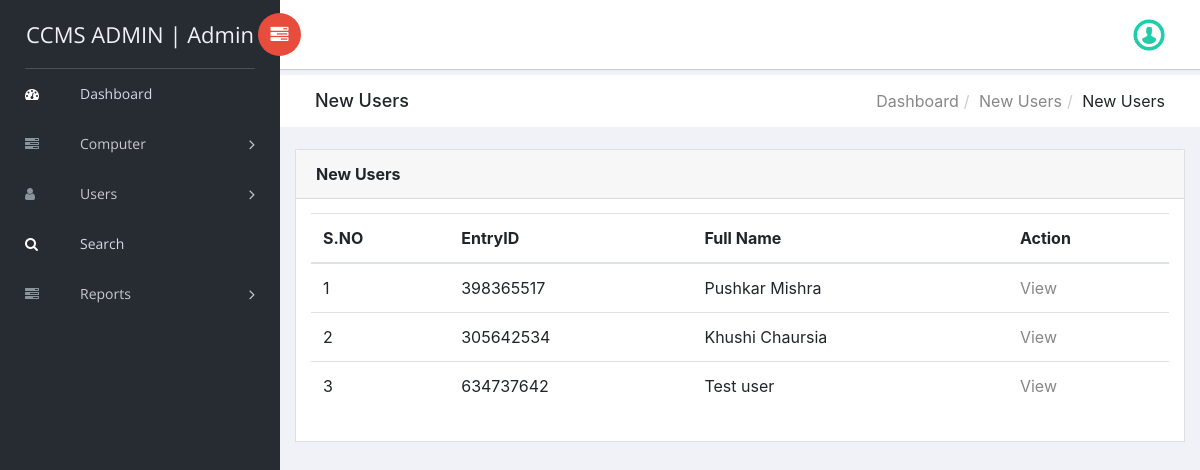
Screenshot of /manage-olduser.php (signed in) with the database file from the repository.
### tables this page shows
CREATE TABLE `tblusers` (
  `ID` int(10) NOT NULL,
  `EntryID` varchar(20) DEFAULT NULL,
  `UserName` varchar(120) DEFAULT NULL,
  `UserAddress` varchar(200) DEFAULT NULL,
  `MobileNumber` bigint(10) DEFAULT NULL,
  `Email` varchar(200) DEFAULT NULL,
  `ComputerName` varchar(120) DEFAULT NULL,
  `IDProof` varchar(120) DEFAULT NULL,
  `InTime` timestamp NULL DEFAULT current_timestamp(),
  `OutTime` timestamp NULL DEFAULT NULL ON UPDATE current_timestamp(),
  `Fees` varchar(120) DEFAULT NULL,
  `Remark` varchar(120) DEFAULT NULL,
  `Status` varchar(20) NOT NULL,
  `UpdationDate` timestamp NULL DEFAULT NULL ON UPDATE current_timestamp()
);

### manage-olduser.php (the view, shortened to what this page needs)
<?php
include('includes/dbconnection.php');
if (strlen($_SESSION['ccmsaid']==0)) {
  header('location:logout.php');
  } else{
  ?>
<!doctype html>
<html class="no-js" lang="en">
<head>
    <link rel="stylesheet" href="vendors/bootstrap/dist/css/bootstrap.min.css">
    <link rel="stylesheet" href="vendors/font-awesome/css/font-awesome.min.css">
    <link rel="stylesheet" href="vendors/themify-icons/css/themify-icons.css">
    <link rel="stylesheet" href="vendors/flag-icon-css/css/flag-icon.min.css">
    <link rel="stylesheet" href="vendors/selectFX/css/cs-skin-elastic.css">
    <link rel="stylesheet" href="assets/css/style.css">
</head>
<body>
    <?php include_once('includes/sidebar.php');?>
    <div id="right-panel" class="right-panel">
        <?php include_once('includes/header.php');?>
        <div class="breadcrumbs">
            <div class="col-sm-4">
                <div class="page-header float-left">
                    <div class="page-title">
                        <h1>New Users</h1>
                    </div>
                </div>
            </div>
            <div class="col-sm-8">
                <div class="page-header float-right">
                    <div class="page-title">
                        <ol class="breadcrumb text-right">
                            <li><a href="dashboard.php">Dashboard</a></li>
                            <li><a href="manage-newusers.php">New Users</a></li>
                            <li class="active">New Users</li>
                        </ol>
                    </div>
                </div>
            </div>
        </div>
        <div class="content mt-3">
            <div class="animated fadeIn">
                <div class="row">
                    <div class="col-lg-12">
                        <div class="card">
                            <div class="card-header">
                                <strong class="card-title">New Users</strong>
                            </div>
                            <div class="card-body">
                                <table class="table">
                                    <thead>
                                        <tr>
                                            <tr>
                  <th>S.NO</th>
                  <th>EntryID</th>
                  <th>Full Name</th>
                 <th>Action</th>
                </tr>
                                        </tr>
                                        </thead>
                                    <?php
$ret=mysqli_query($con,"select *from tblusers where Status='Out'");
$cnt=1;
while ($row=mysqli_fetch_array($ret)) {
?>
                <tr>
                  <td><?php echo $cnt;?></td>
             <td><?php  echo $row['EntryID'];?></td>
                  <td><?php  echo $row['UserName'];?></td>
                  <td ><a href="view-user-detail.php?upid=<?php echo $row['ID'];?>">View</a>
                </tr>
                <?php
$cnt=$cnt+1;
}?>
                                </table>
                            </div>
                        </div>
                    </div>
                </div>
            </div>
        </div>
    </div>
</body>
</html>
<?php }  ?>

### includes/sidebar.php (shortened to what this page needs)
<aside id="left-panel" class="left-panel">
        <nav class="navbar navbar-expand-sm navbar-default">
<?php
$adminid=$_SESSION['ccmsaid'];
$ret=mysqli_query($con,"select AdminName from tbladmin where ID='$adminid'");
$row=mysqli_fetch_array($ret);
$name=$row['AdminName'];
?>
            <div class="navbar-header">
                <a class="navbar-brand" href="dashboard.php">CCMS ADMIN | <?php echo $name; ?></a>
            </div>
            <div id="main-menu" class="main-menu collapse navbar-collapse">
                <ul class="nav navbar-nav">
                    <li class="active">
                        <a href="dashboard.php"> <i class="menu-icon fa fa-dashboard"></i>Dashboard </a>
                    </li>
<li class="menu-item-has-children dropdown">
                        <a href="#" class="dropdown-toggle" data-toggle="dropdown" aria-haspopup="true" aria-expanded="false"> <i class="menu-icon fa fa-tasks"></i>Computer</a>
                    </li>
 <li class="menu-item-has-children dropdown">
                        <a href="add-users.php" class="dropdown-toggle" data-toggle="dropdown" aria-haspopup="true" aria-expanded="false"> <i class="menu-icon fa fa-user"></i>Users</a>
                    </li>
<li class="active">
                        <a href="search.php"> <i class="menu-icon fa fa-search"></i>Search </a>
                    </li>
  <li class="menu-item-has-children dropdown">
                        <a href="#" class="dropdown-toggle" data-toggle="dropdown" aria-haspopup="true" aria-expanded="false"> <i class="menu-icon fa fa-tasks"></i>Reports</a>
                    </li>
                </ul>
            </div>
        </nav>
    </aside>

### rows the page displays
tblusers: EntryID "398365517", UserName "Pushkar Mishra"
tblusers: EntryID "305642534", UserName "Khushi Chaursia"
tblusers: EntryID "634737642", UserName "Test user"

### other values shown
$name "Admin"
